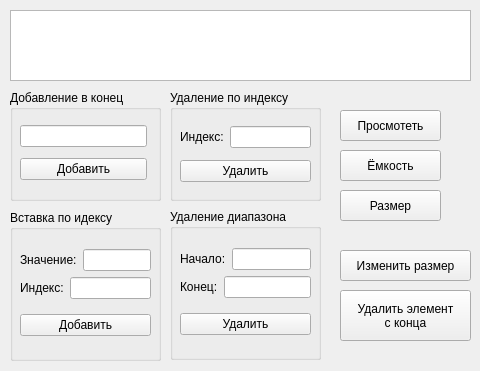
<?xml version="1.0" encoding="UTF-8"?>
<ui version="4.0">
 <class>MainWindow</class>
 <widget class="QMainWindow" name="MainWindow">
  <property name="geometry">
   <rect>
    <x>0</x>
    <y>0</y>
    <width>480</width>
    <height>371</height>
   </rect>
  </property>
  <property name="windowTitle">
   <string>MainWindow</string>
  </property>
  <widget class="QWidget" name="centralwidget">
   <widget class="QTextBrowser" name="textBrowser">
    <property name="geometry">
     <rect>
      <x>10</x>
      <y>10</y>
      <width>461</width>
      <height>71</height>
     </rect>
    </property>
    <property name="font">
     <font>
      <pointsize>11</pointsize>
     </font>
    </property>
   </widget>
   <widget class="QGroupBox" name="groupBox">
    <property name="geometry">
     <rect>
      <x>10</x>
      <y>90</y>
      <width>151</width>
      <height>111</height>
     </rect>
    </property>
    <property name="title">
     <string>Добавление в конец</string>
    </property>
    <widget class="QWidget" name="layoutWidget">
     <property name="geometry">
      <rect>
       <x>10</x>
       <y>30</y>
       <width>127</width>
       <height>66</height>
      </rect>
     </property>
     <layout class="QVBoxLayout" name="verticalLayout_2">
      <item>
       <widget class="QLineEdit" name="lineEdit"/>
      </item>
      <item>
       <widget class="QPushButton" name="pushButton_add">
        <property name="text">
         <string>Добавить</string>
        </property>
       </widget>
      </item>
     </layout>
    </widget>
   </widget>
   <widget class="QGroupBox" name="groupBox_2">
    <property name="geometry">
     <rect>
      <x>10</x>
      <y>210</y>
      <width>151</width>
      <height>151</height>
     </rect>
    </property>
    <property name="title">
     <string>Вставка по идексу</string>
    </property>
    <widget class="QWidget" name="layoutWidget">
     <property name="geometry">
      <rect>
       <x>10</x>
       <y>30</y>
       <width>131</width>
       <height>107</height>
      </rect>
     </property>
     <layout class="QVBoxLayout" name="verticalLayout_3">
      <item>
       <layout class="QVBoxLayout" name="verticalLayout">
        <item>
         <layout class="QHBoxLayout" name="horizontalLayout_2">
          <item>
           <widget class="QLabel" name="label">
            <property name="text">
             <string>Значение:</string>
            </property>
           </widget>
          </item>
          <item>
           <widget class="QLineEdit" name="lineEdit_value"/>
          </item>
         </layout>
        </item>
        <item>
         <layout class="QHBoxLayout" name="horizontalLayout">
          <item>
           <widget class="QLabel" name="label_2">
            <property name="text">
             <string>Индекс:</string>
            </property>
           </widget>
          </item>
          <item>
           <widget class="QLineEdit" name="lineEdit_index"/>
          </item>
         </layout>
        </item>
       </layout>
      </item>
      <item>
       <widget class="QPushButton" name="pushButton_insert">
        <property name="text">
         <string>Добавить</string>
        </property>
       </widget>
      </item>
     </layout>
    </widget>
   </widget>
   <widget class="QPushButton" name="pushButton_capacity">
    <property name="geometry">
     <rect>
      <x>340</x>
      <y>150</y>
      <width>101</width>
      <height>31</height>
     </rect>
    </property>
    <property name="text">
     <string>Ёмкость</string>
    </property>
   </widget>
   <widget class="QPushButton" name="pushButton_show">
    <property name="geometry">
     <rect>
      <x>340</x>
      <y>110</y>
      <width>101</width>
      <height>31</height>
     </rect>
    </property>
    <property name="text">
     <string>Просмотеть</string>
    </property>
   </widget>
   <widget class="QPushButton" name="pushButton">
    <property name="geometry">
     <rect>
      <x>340</x>
      <y>190</y>
      <width>101</width>
      <height>31</height>
     </rect>
    </property>
    <property name="text">
     <string>Размер</string>
    </property>
   </widget>
   <widget class="QPushButton" name="pushButton_changeSize">
    <property name="geometry">
     <rect>
      <x>340</x>
      <y>250</y>
      <width>131</width>
      <height>31</height>
     </rect>
    </property>
    <property name="text">
     <string>Изменить размер</string>
    </property>
   </widget>
   <widget class="QGroupBox" name="groupBox_3">
    <property name="geometry">
     <rect>
      <x>170</x>
      <y>90</y>
      <width>151</width>
      <height>111</height>
     </rect>
    </property>
    <property name="title">
     <string>Удаление по индексу</string>
    </property>
    <widget class="QWidget" name="layoutWidget">
     <property name="geometry">
      <rect>
       <x>10</x>
       <y>30</y>
       <width>131</width>
       <height>68</height>
      </rect>
     </property>
     <layout class="QVBoxLayout" name="verticalLayout_4">
      <item>
       <layout class="QHBoxLayout" name="horizontalLayout_3">
        <item>
         <widget class="QLabel" name="label_3">
          <property name="text">
           <string>Индекс:</string>
          </property>
         </widget>
        </item>
        <item>
         <widget class="QLineEdit" name="lineEdit_deleteInd"/>
        </item>
       </layout>
      </item>
      <item>
       <widget class="QPushButton" name="pushButton_deleteInd">
        <property name="text">
         <string>Удалить</string>
        </property>
       </widget>
      </item>
     </layout>
    </widget>
   </widget>
   <widget class="QGroupBox" name="groupBox_4">
    <property name="geometry">
     <rect>
      <x>170</x>
      <y>209</y>
      <width>151</width>
      <height>151</height>
     </rect>
    </property>
    <property name="title">
     <string>Удаление диапазона</string>
    </property>
    <widget class="QWidget" name="layoutWidget_2">
     <property name="geometry">
      <rect>
       <x>10</x>
       <y>30</y>
       <width>131</width>
       <height>107</height>
      </rect>
     </property>
     <layout class="QVBoxLayout" name="verticalLayout_5">
      <item>
       <layout class="QVBoxLayout" name="verticalLayout_6">
        <item>
         <layout class="QHBoxLayout" name="horizontalLayout_4">
          <item>
           <widget class="QLabel" name="label_4">
            <property name="text">
             <string>Начало:</string>
            </property>
           </widget>
          </item>
          <item>
           <widget class="QLineEdit" name="lineEdit_deleteBegin"/>
          </item>
         </layout>
        </item>
        <item>
         <layout class="QHBoxLayout" name="horizontalLayout_5">
          <item>
           <widget class="QLabel" name="label_5">
            <property name="text">
             <string>Конец:</string>
            </property>
           </widget>
          </item>
          <item>
           <widget class="QLineEdit" name="lineEdit_deleteEnd"/>
          </item>
         </layout>
        </item>
       </layout>
      </item>
      <item>
       <widget class="QPushButton" name="pushButton_deleteFew">
        <property name="text">
         <string>Удалить</string>
        </property>
       </widget>
      </item>
     </layout>
    </widget>
   </widget>
   <widget class="QPushButton" name="pushButton_popback">
    <property name="geometry">
     <rect>
      <x>340</x>
      <y>290</y>
      <width>131</width>
      <height>51</height>
     </rect>
    </property>
    <property name="text">
     <string>Удалить элемент
с конца</string>
    </property>
   </widget>
   <zorder>groupBox_2</zorder>
   <zorder>groupBox</zorder>
   <zorder>textBrowser</zorder>
   <zorder>pushButton_capacity</zorder>
   <zorder>pushButton_show</zorder>
   <zorder>pushButton</zorder>
   <zorder>pushButton_changeSize</zorder>
   <zorder>groupBox_3</zorder>
   <zorder>groupBox_4</zorder>
   <zorder>pushButton_popback</zorder>
  </widget>
 </widget>
 <resources/>
 <connections/>
</ui>
